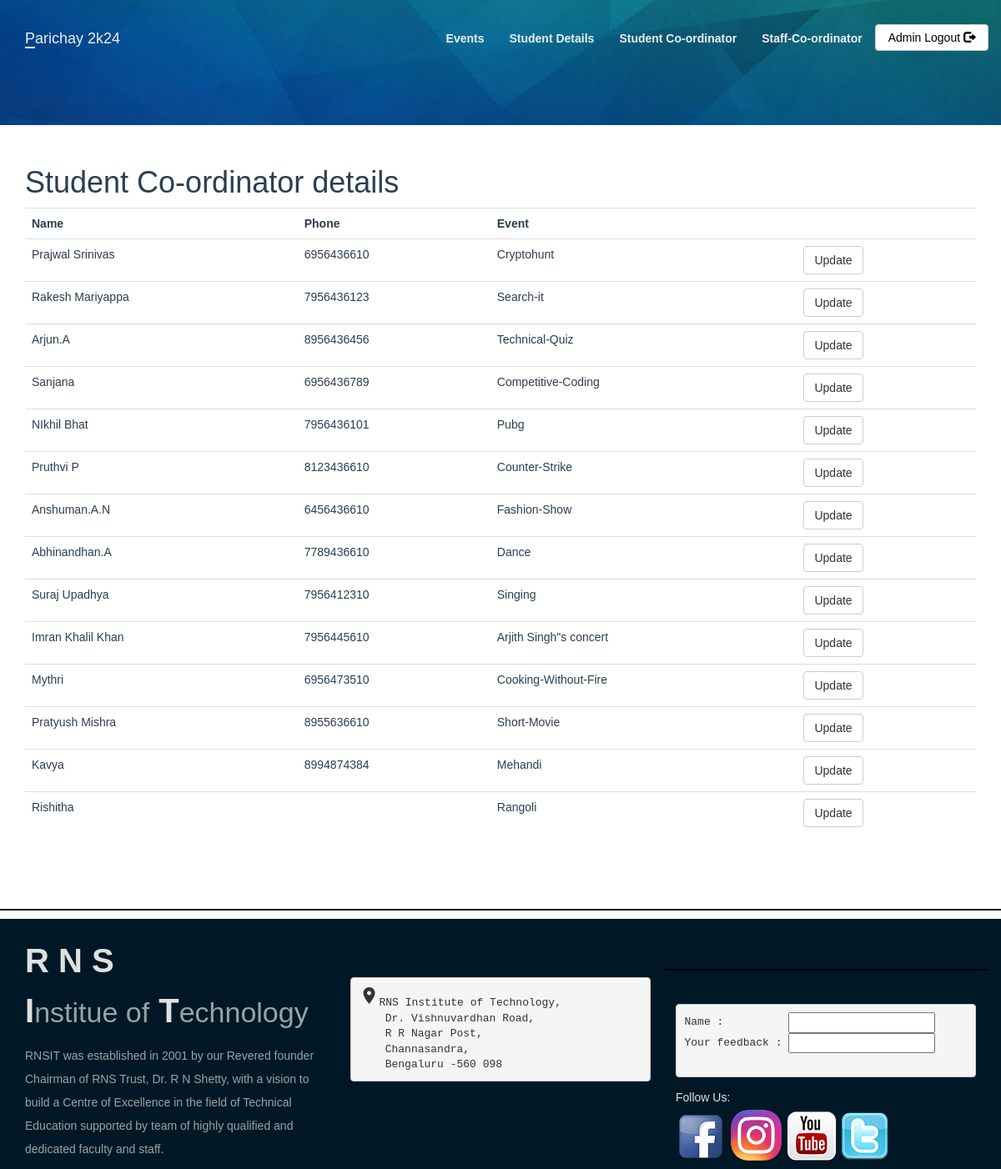
Screenshot of /Stu_cordinator.php with the database file from the repository.
### tables this page shows
CREATE TABLE `student_coordinator` (
  `sid` int(11) NOT NULL,
  `st_name` varchar(100) NOT NULL,
  `phone` varchar(10) DEFAULT NULL,
  `event_id` int(11) DEFAULT NULL
);

CREATE TABLE `events` (
  `event_id` int(11) NOT NULL ,
  `event_title` varchar(50) NOT NULL,
  `event_price` int(11) DEFAULT NULL,
  `participents` int(100) DEFAULT 0,
  `img_link` text DEFAULT NULL,
  `type_id` int(11) DEFAULT NULL
);

### Stu_cordinator.php (the view, shortened to what this page needs)
<?php
include_once 'classes/db1.php';
$result = mysqli_query($conn, "SELECT * FROM student_coordinator s ,events e where e.event_id= s.event_id");
?>
<!DOCTYPE html>
<html>
<head>
  <?php require 'utils/styles.php'; ?>
</head>
<body>
  <?php include 'utils/adminHeader.php' ?>
  <div class="content">
    <div class="container">
      <h1>Student Co-ordinator details</h1>
      <?php
      if (mysqli_num_rows($result) > 0) {
        ?>
        <table class="table table-hover">
          <tr>
            <th>Name</th>
            <th>Phone</th>
            <th>Event</th>
            <th></th>
          </tr>
          <?php
          while ($row = mysqli_fetch_array($result)) {
            ?>
            <tr>
              <td>
                <?php echo $row["st_name"]; ?>
              </td>
              <td>
                <?php echo $row["phone"]; ?>
              </td>
              <td>
                <?php echo $row["event_title"]; ?>
              </td>
              <td>
                <?php echo '<a  href="updateStudent.php?id=' . $row['event_id'] . '" class = "btn btn-default"> Update</a>' ?>
              </td>
            </tr>
            <?php
          }
          ?>
        </table>
        <?php
      } else {
        echo "No result found";
      }
      ?>
    </div>
  </div>
</body>
<?php include 'utils/footer.php'; ?>
</html>

### css/style.css (style rules this page uses)
body { overflow-x: hidden; }
.content { font-family: Arial, Helvetica, sans-serif; color: #2C3E50; }

### rows the page displays
student_coordinator: st_name "Prajwal Srinivas", phone "6956436610", event.event_title "Cryptohunt"
student_coordinator: st_name "Rakesh Mariyappa", phone "7956436123", event.event_title "Search-it"
student_coordinator: st_name "Arjun.A", phone "8956436456", event.event_title "Technical-Quiz"
student_coordinator: st_name "Sanjana", phone "6956436789", event.event_title "Competitive-Coding"
student_coordinator: st_name "NIkhil Bhat", phone "7956436101", event.event_title "Pubg"
student_coordinator: st_name "Pruthvi P", phone "8123436610", event.event_title "Counter-Strike"
student_coordinator: st_name "Anshuman.A.N", phone "6456436610", event.event_title "Fashion-Show"
student_coordinator: st_name "Abhinandhan.A", phone "7789436610", event.event_title "Dance"
student_coordinator: st_name "Suraj Upadhya", phone "7956412310", event.event_title "Singing"
student_coordinator: st_name "Imran Khalil Khan", phone "7956445610", event.event_title "Arjith Singh\"s concert"
student_coordinator: st_name "Mythri", phone "6956473510", event.event_title "Cooking-Without-Fire"
student_coordinator: st_name "Pratyush Mishra", phone "8955636610", event.event_title "Short-Movie"
student_coordinator: st_name "Kavya", phone "8994874384", event.event_title "Mehandi"
student_coordinator: st_name "Rishitha", event.event_title "Rangoli"
